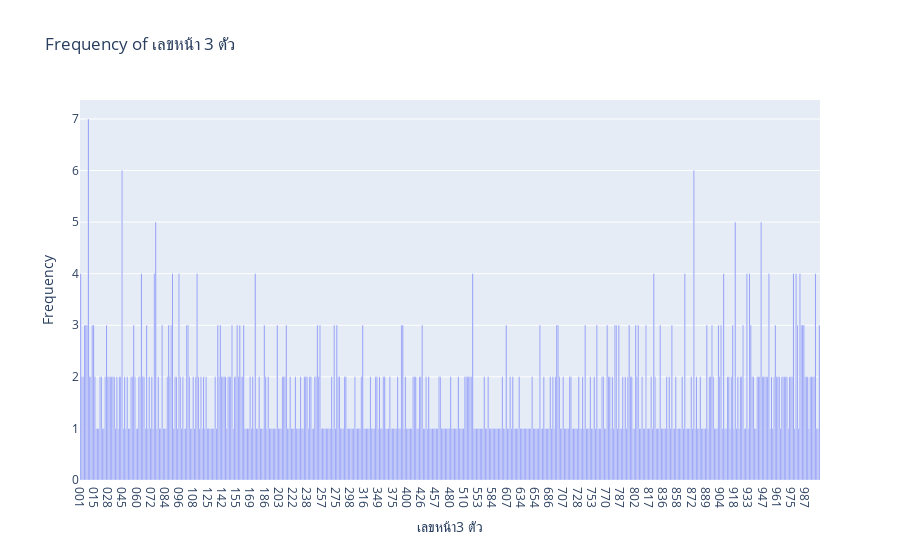

The notebook cell this image was saved under:
### Code cell
series1 = df['เลขหน้า 3 ตัว1'].value_counts()
series2 = df['เลขหน้า 3 ตัว2'].value_counts()
combined_series = series1.combine(series2, lambda x, y: x + y, fill_value=0)
fig = px.bar(x=combined_series.index, y=combined_series.values, title = 'Frequency of เลขหน้า 3 ตัว')
fig.update_layout(xaxis_title='เลขหน้า3 ตัว', yaxis_title='Frequency')
fig.show()

### Figure 1 — Plotly figure (JSON) as saved in the notebook; plotly's stock layout.template omitted (floating-point values rounded to 4 significant figures; data arrays with more than 128 entries replaced by an {"elided": "..."} marker saying what was removed)
{"data": [{"alignmentgroup": "True", "hovertemplate": "x=%{x}<br>y=%{y}<extra></extra>", "legendgroup": "", "marker": {"color": "#636efa", "pattern": {"shape": ""}}, "name": "", "offsetgroup": "", "orientation": "v", "showlegend": false, "textposition": "auto", "type": "bar", "x": {"elided": "572 str values"}, "xaxis": "x", "y": {"elided": "572 int values"}, "yaxis": "y"}], "layout": {"barmode": "relative", "legend": {"tracegroupgap": 0}, "title": {"text": "Frequency of เลขหน้า 3 ตัว"}, "xaxis": {"anchor": "y", "domain": [0, 1], "title": {"text": "เลขหน้า3 ตัว"}}, "yaxis": {"anchor": "x", "domain": [0, 1], "title": {"text": "Frequency"}}}}
